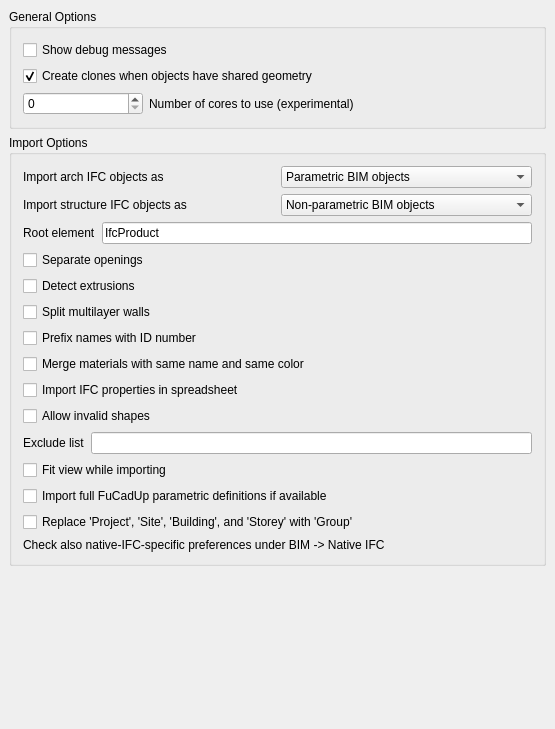
<?xml version="1.0" encoding="UTF-8"?>
<ui version="4.0">
 <class>Gui::Dialog::DlgSettingsArch</class>
 <widget class="QWidget" name="Gui::Dialog::DlgSettingsArch">
  <property name="geometry">
   <rect>
    <x>0</x>
    <y>0</y>
    <width>555</width>
    <height>729</height>
   </rect>
  </property>
  <property name="windowTitle">
   <string>IFC Import</string>
  </property>
  <layout class="QVBoxLayout">
   <property name="spacing">
    <number>6</number>
   </property>
   <property name="margin">
    <number>9</number>
   </property>
   <item>
    <widget class="QGroupBox" name="groupBox_3">
     <property name="title">
      <string>General Options</string>
     </property>
     <layout class="QVBoxLayout" name="verticalLayout_3">
      <item>
       <widget class="Gui::PrefCheckBox" name="gui::prefcheckbox_5">
        <property name="toolTip">
         <string>Shows verbose debug messages during import and export
of IFC files in the Report view panel</string>
        </property>
        <property name="text">
         <string>Show debug messages</string>
        </property>
        <property name="prefEntry" stdset="0">
         <cstring>ifcDebug</cstring>
        </property>
        <property name="prefPath" stdset="0">
         <cstring>Mod/Arch</cstring>
        </property>
       </widget>
      </item>
      <item>
       <widget class="Gui::PrefCheckBox" name="checkBox_6">
        <property name="toolTip">
         <string>Clones are used when objects have shared geometry
One object is the base object, the others are clones.</string>
        </property>
        <property name="text">
         <string>Create clones when objects have shared geometry</string>
        </property>
        <property name="checked">
         <bool>true</bool>
        </property>
        <property name="prefEntry" stdset="0">
         <cstring>ifcCreateClones</cstring>
        </property>
        <property name="prefPath" stdset="0">
         <cstring>Mod/Arch</cstring>
        </property>
       </widget>
      </item>
      <item>
       <layout class="QHBoxLayout" name="horizontalLayout">
        <item>
         <widget class="Gui::PrefSpinBox" name="spinBox">
          <property name="maximumSize">
           <size>
            <width>120</width>
            <height>16777215</height>
           </size>
          </property>
          <property name="toolTip">
           <string>EXPERIMENTAL
The number of cores to use in multicore mode.
Keep 0 to disable multicore mode.
The maximum value should be the number of cores in the CPU minus 1,
for example, 3 cores for a 4-core CPU.

Set it to 1 to use multicore mode in single-core mode; this is safer
if crashes occur when multiple cores are set.</string>
          </property>
          <property name="prefEntry" stdset="0">
           <cstring>ifcMulticore</cstring>
          </property>
          <property name="prefPath" stdset="0">
           <cstring>Mod/Arch</cstring>
          </property>
         </widget>
        </item>
        <item>
         <widget class="QLabel" name="label">
          <property name="toolTip">
           <string>EXPERIMENTAL
The number of cores to use in multicore mode.
Keep 0 to disable multicore mode.
The maximum value should be the number of cores in the CPU minus 1,
for example, 3 cores for a 4-core CPU.

Set it to 1 to use multicore mode in single-core mode; this is safer
if crashes occur when multiple cores are set.</string>
          </property>
          <property name="text">
           <string>Number of cores to use (experimental)</string>
          </property>
         </widget>
        </item>
        <item>
         <spacer name="horizontalSpacer">
          <property name="orientation">
           <enum>Qt::Horizontal</enum>
          </property>
          <property name="sizeType">
           <enum>QSizePolicy::Fixed</enum>
          </property>
          <property name="sizeHint" stdset="0">
           <size>
            <width>16</width>
            <height>20</height>
           </size>
          </property>
         </spacer>
        </item>
       </layout>
      </item>
     </layout>
    </widget>
   </item>
   <item>
    <widget class="QGroupBox" name="groupBox_2">
     <property name="title">
      <string>Import Options</string>
     </property>
     <layout class="QVBoxLayout" name="verticalLayout">
      <item>
       <layout class="QHBoxLayout" name="horizontalLayout_3">
        <item>
         <widget class="QLabel" name="label_5">
          <property name="text">
           <string>Import arch IFC objects as</string>
          </property>
         </widget>
        </item>
        <item>
         <widget class="Gui::PrefComboBox" name="comboBox">
          <property name="toolTip">
           <string>Specifies what kind of objects will be created in FreeCAD</string>
          </property>
          <property name="prefEntry" stdset="0">
           <cstring>ifcImportModeArch</cstring>
          </property>
          <property name="prefPath" stdset="0">
           <cstring>Mod/Arch</cstring>
          </property>
          <item>
           <property name="text">
            <string>Parametric BIM objects</string>
           </property>
          </item>
          <item>
           <property name="text">
            <string>Non-parametric BIM objects</string>
           </property>
          </item>
          <item>
           <property name="text">
            <string>Simple Part shapes</string>
           </property>
          </item>
          <item>
           <property name="text">
            <string>One compound per floor</string>
           </property>
          </item>
          <item>
           <property name="text">
            <string>Do not import BIM objects</string>
           </property>
          </item>
         </widget>
        </item>
       </layout>
      </item>
      <item>
       <layout class="QHBoxLayout" name="horizontalLayout_5">
        <item>
         <widget class="QLabel" name="label_6">
          <property name="text">
           <string>Import structure IFC objects as</string>
          </property>
         </widget>
        </item>
        <item>
         <widget class="Gui::PrefComboBox" name="comboBox_2">
          <property name="toolTip">
           <string>Specifies what kind of objects will be created in FreeCAD</string>
          </property>
          <property name="prefEntry" stdset="0">
           <cstring>ifcImportModeStruct</cstring>
          </property>
          <property name="prefPath" stdset="0">
           <cstring>Mod/Arch</cstring>
          </property>
          <item>
           <property name="text">
            <string>Non-parametric BIM objects</string>
           </property>
          </item>
          <item>
           <property name="text">
            <string>Simple Part shapes</string>
           </property>
          </item>
          <item>
           <property name="text">
            <string>One compound for all</string>
           </property>
          </item>
          <item>
           <property name="text">
            <string>Do not import structural objects</string>
           </property>
          </item>
         </widget>
        </item>
       </layout>
      </item>
      <item>
       <layout class="QHBoxLayout" name="horizontalLayout_2">
        <item>
         <widget class="QLabel" name="label_2">
          <property name="text">
           <string>Root element</string>
          </property>
         </widget>
        </item>
        <item>
         <widget class="Gui::PrefLineEdit" name="lineEdit_2">
          <property name="toolTip">
           <string>Only subtypes of the specified element will be imported.
Keep the element IfcProduct to import all building elements.</string>
          </property>
          <property name="text">
           <string notr="true">IfcProduct</string>
          </property>
          <property name="prefEntry" stdset="0">
           <cstring>ifcRootElement</cstring>
          </property>
          <property name="prefPath" stdset="0">
           <cstring>Mod/Arch</cstring>
          </property>
         </widget>
        </item>
       </layout>
      </item>
      <item>
       <widget class="Gui::PrefCheckBox" name="gui::prefcheckbox_6">
        <property name="toolTip">
         <string>Openings will be imported as subtractions, otherwise wall shapes
will already have their openings subtracted</string>
        </property>
        <property name="text">
         <string>Separate openings</string>
        </property>
        <property name="prefEntry" stdset="0">
         <cstring>ifcSeparateOpenings</cstring>
        </property>
        <property name="prefPath" stdset="0">
         <cstring>Mod/Arch</cstring>
        </property>
       </widget>
      </item>
      <item>
       <widget class="Gui::PrefCheckBox" name="checkBox_2">
        <property name="toolTip">
         <string>The importer will try to detect extrusions.
Note that this might slow things down.</string>
        </property>
        <property name="text">
         <string>Detect extrusions</string>
        </property>
        <property name="prefEntry" stdset="0">
         <cstring>ifcGetExtrusions</cstring>
        </property>
        <property name="prefPath" stdset="0">
         <cstring>Mod/Arch</cstring>
        </property>
       </widget>
      </item>
      <item>
       <widget class="Gui::PrefCheckBox" name="checkBox_11">
        <property name="toolTip">
         <string>Split walls made of multiple layers</string>
        </property>
        <property name="text">
         <string>Split multilayer walls</string>
        </property>
        <property name="prefEntry" stdset="0">
         <cstring>ifcSplitLayers</cstring>
        </property>
        <property name="prefPath" stdset="0">
         <cstring>Mod/Arch</cstring>
        </property>
       </widget>
      </item>
      <item>
       <widget class="Gui::PrefCheckBox" name="gui::prefcheckbox_7">
        <property name="toolTip">
         <string>Object names will be prefixed with the IFC ID number</string>
        </property>
        <property name="text">
         <string>Prefix names with ID number</string>
        </property>
        <property name="prefEntry" stdset="0">
         <cstring>ifcPrefixNumbers</cstring>
        </property>
        <property name="prefPath" stdset="0">
         <cstring>Mod/Arch</cstring>
        </property>
       </widget>
      </item>
      <item>
       <widget class="Gui::PrefCheckBox" name="checkBox_3">
        <property name="toolTip">
         <string>If several materials with the same name and color are found in the IFC file,
they will be treated as one.</string>
        </property>
        <property name="text">
         <string>Merge materials with same name and same color</string>
        </property>
        <property name="prefEntry" stdset="0">
         <cstring>ifcMergeMaterials</cstring>
        </property>
        <property name="prefPath" stdset="0">
         <cstring>Mod/Arch</cstring>
        </property>
       </widget>
      </item>
      <item>
       <widget class="Gui::PrefCheckBox" name="checkBox_8">
        <property name="toolTip">
         <string>Each object will have their IFC properties stored in a spreadsheet object</string>
        </property>
        <property name="text">
         <string>Import IFC properties in spreadsheet</string>
        </property>
        <property name="prefEntry" stdset="0">
         <cstring>ifcImportProperties</cstring>
        </property>
        <property name="prefPath" stdset="0">
         <cstring>Mod/Arch</cstring>
        </property>
       </widget>
      </item>
      <item>
       <widget class="Gui::PrefCheckBox" name="checkBox_22">
        <property name="toolTip">
         <string>IFC files can contain unclean or non-solid geometry. If this option is checked, all the geometry is imported, regardless of their validity.</string>
        </property>
        <property name="text">
         <string>Allow invalid shapes</string>
        </property>
        <property name="prefEntry" stdset="0">
         <cstring>ifcAllowInvalid</cstring>
        </property>
        <property name="prefPath" stdset="0">
         <cstring>Mod/Arch</cstring>
        </property>
       </widget>
      </item>
      <item>
       <layout class="QHBoxLayout" name="horizontalLayout_13">
        <item>
         <widget class="QLabel" name="label_4">
          <property name="text">
           <string>Exclude list</string>
          </property>
         </widget>
        </item>
        <item>
         <widget class="Gui::PrefLineEdit" name="gui::preflineedit">
          <property name="toolTip">
           <string>Comma-separated list of IFC entities to be excluded from imports</string>
          </property>
          <property name="text">
           <string/>
          </property>
          <property name="placeholderText">
           <string/>
          </property>
          <property name="prefEntry" stdset="0">
           <cstring>ifcSkip</cstring>
          </property>
          <property name="prefPath" stdset="0">
           <cstring>Mod/Arch</cstring>
          </property>
         </widget>
        </item>
       </layout>
      </item>
      <item>
       <widget class="Gui::PrefCheckBox" name="checkBox_14">
        <property name="toolTip">
         <string>Fit view during import on the imported objects.
This will slow down the import, but one can watch the import.</string>
        </property>
        <property name="text">
         <string>Fit view while importing</string>
        </property>
        <property name="prefEntry" stdset="0">
         <cstring>ifcFitViewOnImport</cstring>
        </property>
        <property name="prefPath" stdset="0">
         <cstring>Mod/Arch</cstring>
        </property>
       </widget>
      </item>
      <item>
       <widget class="Gui::PrefCheckBox" name="checkBox_18">
        <property name="toolTip">
         <string>Creates a full parametric model on import using stored
FreeCAD object properties</string>
        </property>
        <property name="text">
         <string>Import full FuCadUp parametric definitions if available</string>
        </property>
        <property name="prefEntry" stdset="0">
         <cstring>IfcImportFreeCADProperties</cstring>
        </property>
        <property name="prefPath" stdset="0">
         <cstring>Mod/Arch</cstring>
        </property>
       </widget>
      </item>
      <item>
       <widget class="Gui::PrefCheckBox" name="checkBox">
        <property name="toolTip">
         <string>If this option is checked, the default 'Project', 'Site', 'Building', and 'Storeys'
objects that are usually found in an IFC file are not imported, and all objects
are placed in a 'Group' instead.
'Buildings' and 'Storeys' are still imported if there is more than one.</string>
        </property>
        <property name="text">
         <string>Replace 'Project', 'Site', 'Building', and 'Storey' with 'Group'</string>
        </property>
        <property name="prefEntry" stdset="0">
         <cstring>ifcReplaceProject</cstring>
        </property>
        <property name="prefPath" stdset="0">
         <cstring>Mod/Arch</cstring>
        </property>
       </widget>
      </item>
      <item>
       <widget class="QLabel" name="label_3">
        <property name="text">
         <string>Check also native-IFC-specific preferences under BIM -&gt; Native IFC</string>
        </property>
       </widget>
      </item>
     </layout>
    </widget>
   </item>
   <item>
    <spacer name="verticalSpacer">
     <property name="orientation">
      <enum>Qt::Vertical</enum>
     </property>
     <property name="sizeHint" stdset="0">
      <size>
       <width>20</width>
       <height>40</height>
      </size>
     </property>
    </spacer>
   </item>
  </layout>
 </widget>
 <layoutdefault spacing="6" margin="11"/>
 <customwidgets>
  <customwidget>
   <class>Gui::PrefSpinBox</class>
   <extends>QSpinBox</extends>
   <header>Gui/PrefWidgets.h</header>
  </customwidget>
  <customwidget>
   <class>Gui::PrefCheckBox</class>
   <extends>QCheckBox</extends>
   <header>Gui/PrefWidgets.h</header>
  </customwidget>
  <customwidget>
   <class>Gui::PrefComboBox</class>
   <extends>QComboBox</extends>
   <header>Gui/PrefWidgets.h</header>
  </customwidget>
  <customwidget>
   <class>Gui::PrefLineEdit</class>
   <extends>QLineEdit</extends>
   <header>Gui/PrefWidgets.h</header>
  </customwidget>
 </customwidgets>
 <resources/>
 <connections/>
</ui>
